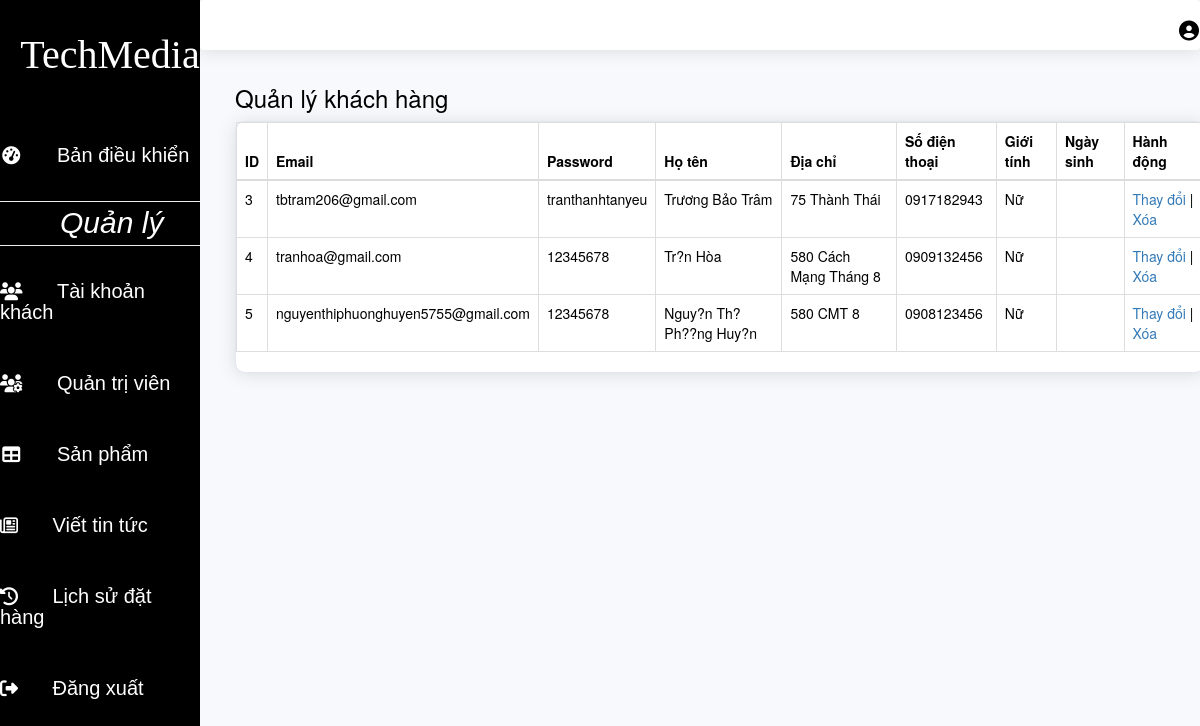
Screenshot of /src/ul/admins/index.php?src=userTable with the database file from the repository.
### tables this page shows
CREATE TABLE IF NOT EXISTS `tbusers` (
  `IDUser` int(11) NOT NULL AUTO_INCREMENT,
  `email` varchar(50) NOT NULL,
  `PASSWORD` varchar(50) NOT NULL,
  `ROLE` tinyint(1) NOT NULL,
  `FULLNAME` varchar(50) NOT NULL,
  `Address` varchar(100) NOT NULL,
  `PHONE` varchar(10) NOT NULL,
  `GENDER` tinyint(1) DEFAULT NULL,
  `DOB` date DEFAULT NULL,
  `PROVINCE` varchar(50) NOT NULL,
  `JOIN-DATE` timestamp NOT NULL,
  PRIMARY KEY (`IDUser`),
  UNIQUE KEY `IDUser_2` (`IDUser`),
  UNIQUE KEY `EMAIL_2` (`email`),
  KEY `ADDRESS` (`Address`),
  KEY `IDUser` (`IDUser`),
  KEY `IDUser_3` (`IDUser`),
  KEY `EMAIL` (`email`)
);

### src/ul/admins/view/Tab/User_table.php (the view, shortened to what this page needs)
<h1 class="h3 mb-2 text-gray-800">Quản lý khách hàng</h1>
<div class="card shadow mb-4">
    <div class="card-body">
        <div class="table-responsive">
            <table class="table table-bordered" id="dataTable" width="100%" cellspacing="0">
                <thead>
                    <tr>
                        <th>ID</th>
                        <th>Email</th>
                        <th>Password</th>
                        <th>Họ tên</th>
                        <th>Địa chỉ</th>
                        <th>Số điện thoại</th>
                        <th>Giới tính</th>
                        <th>Ngày sinh</th>
                        <th>Hành động</th>
                    </tr>
                </thead>
                <tbody>
                    <?php
                    $sql = "select * from tbusers where ROLE = '0'";
                    $r = mysqli_query($link, $sql);
                    $a_flight = mysqli_fetch_all($r);
                    foreach ($a_flight as $item) {
                        echo '<tr>';
                        echo "<td id='ID'> $item[0] </td>";
                        echo "<td> $item[1] </td>";
                        echo "<td> $item[2] </td>";
                        echo "<td> $item[4] </td>";
                        echo "<td> $item[5] </td>";
                        echo "<td> $item[6] </td>";
                        if ($item[7]) {
                            $gender="Nam";
                        } else {
                            $gender="Nữ";
                        }
                        echo "<td> $gender </td>";
                        echo "<td> $item[8] </td>";
                        echo "<td>";
                        echo "<a href='?action=update&id=$item[0]&table=tbusers'>Thay đổi</a> | ";
                        echo "<a href='?action=delete&id=$item[0]&name=$item[4]'>Xóa</a>";
                        echo "</td>";
                        echo '</tr>';
                    }
                    ?>
                    </tbody>
            </table>
        </div>
    </div>
</div>

### src/ul/admins/library/css/main.css (style rules this page uses)
html { font-family: sans-serif; height: 100%; max-width: 100%!important; }
body { margin: 0; padding: 0; font-family: Nunito, -apple-system, BlinkMacSystemFont, "Segoe UI", Roboto, "Helvetica Neue", Arial, sans-serif, "Apple Color Emoji", "Segoe UI Emoji", "Segoe UI Symbol", "Noto Color Emoji"; font-size: 1rem; font-weight: 400; color: #858796; text-align: left; background-color: #fff; min-height: 100%!important; max-width: 100%!important; }
a { text-decoration: none; }
.shadow { box-shadow: 0 .15rem 1.75rem 0 rgba(58, 59, 69, .15); }
.mb-4, .my-4 { margin-bottom: 1.5rem!important; }
div { display: block; }
.container-fluid .card { position: relative; display: flex; flex-direction: column; min-width: 0; word-wrap: break-word; background-color: #fff; background-clip: border-box; border: 1px solid #e3e6f0; border-radius: 1rem; }

### rows the page displays
tbusers: IDUser "3", email "tbtram206@gmail.com", PASSWORD "tranthanhtanyeu", FULLNAME "Trương Bảo Trâm", Address "75 Thành Thái", PHONE "0917182943", GENDER "Nữ"
tbusers: IDUser "4", email "tranhoa@gmail.com", PASSWORD "12345678", FULLNAME "Tr?n Hòa", Address "580 Cách Mạng Tháng 8", PHONE "0909132456", GENDER "Nữ"
tbusers: IDUser "5", email "nguyenthiphuonghuyen5755@gmail.com", PASSWORD "12345678", FULLNAME "Nguy?n Th? Ph??ng Huy?n", Address "580 CMT 8", PHONE "0908123456", GENDER "Nữ"
